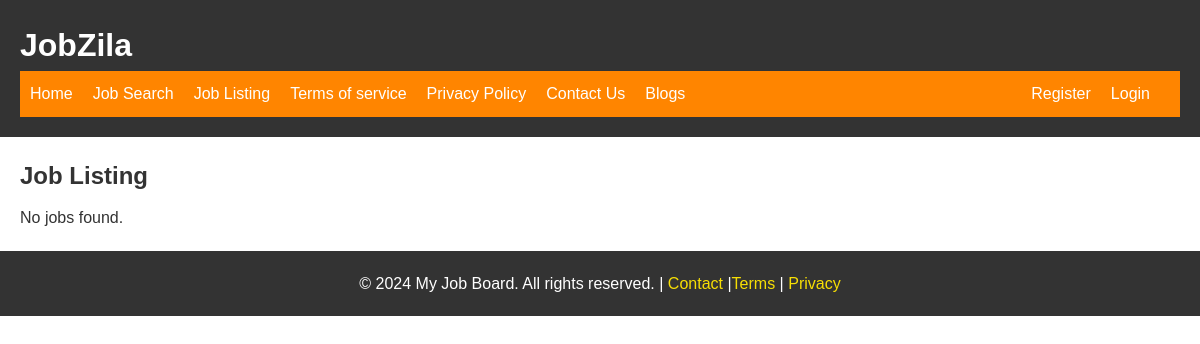
The app's page /jobs/, older data.
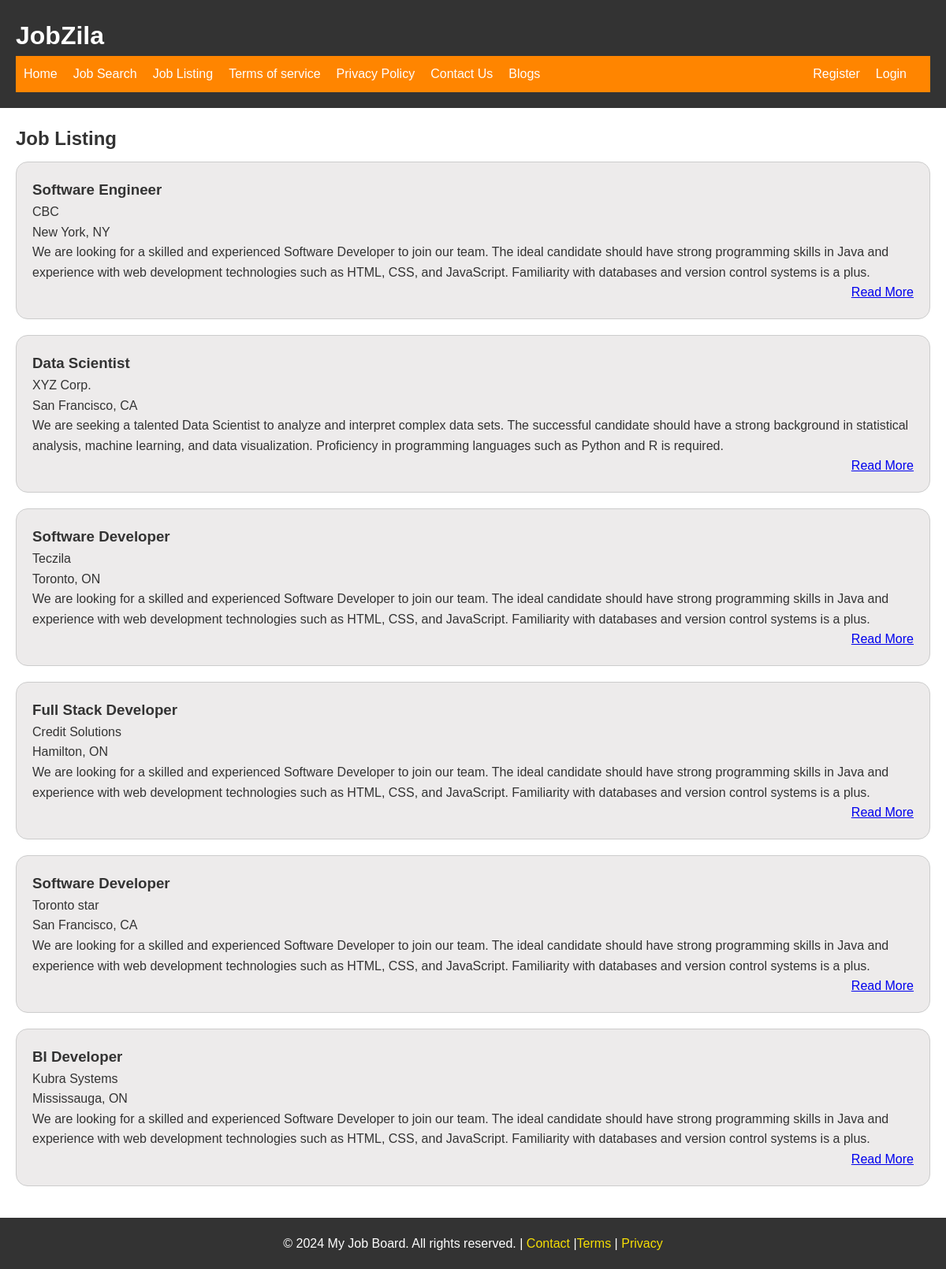
The same page, newer data.
### jobs/models.py (models this page shows, shortened)
class Job(models.Model):
    title = models.CharField(max_length=90)
    location = models.CharField(max_length=100)
    company = models.CharField(max_length=200)
    salaryrange = models.CharField(max_length=200)
    jobtype = models.CharField(max_length=100)
    description = models.TextField()
    status = models.BooleanField(default=True)
    applylink = models.URLField()
    postdate = models.DateTimeField(auto_now_add=True)
    expirydate = models.DateTimeField(auto_now_add=True)
    user = models.ForeignKey(User, on_delete=models.CASCADE, default=None)

### jobs/views.py (the view)
# urls.py: path("", views.jobs_list, name="joblist"),
def jobs_list(request):
    jobs = Job.objects.all()
    return render(request, "joblisting.html", {"jobs": jobs})

### jobs/templates/joblisting.html
{% extends "masterpage.html" %} {% block title%} Jobzila Home{% endblock title%}
{% block maincontent %}
<section id="joblist-section">
  <h2>Job Listing</h2>
  <div class="joblisting-div">
      {% for jobs in jobs %}
      <div class="job-listing">
          <h3>  {{ jobs.title }} </h3>
          <p>{{ jobs.company }}</p>
          <p>{{jobs.location}}</p>
          <p>{{jobs.description}}</p>
          <p class="learn-more"><a href="#">Read More</a></p>
      </div>
      {% empty %}
            <p>No jobs found.</p>
          {% endfor %}
  </div>
</section>
{% endblock %}

### templates/masterpage.html (shortened to what this page needs)
<!DOCTYPE html>
{% load static %}
<html lang="en">
  <head>
    <link rel="stylesheet" href="{% static 'css/style.css' %}" />
  </head>
  <body>
    <header>
      <h1>JobZila</h1>
      <nav>
        <div class="menu-container">
        <ul id="nav-links">
          <li><a href="/">Home</a></li>
          <li><a href="/jobsearch">Job Search</a></li>
          <li><a href="{% url 'jobs:joblist'%}">Job Listing</a></li>
          <li><a href="/terms">Terms of service</a></li>
          <li><a href="/privacy">Privacy Policy</a></li>
          <li><a href="/contactus">Contact Us</a></li>
          <li><a href="{% url 'blogs:bloglist'%}">Blogs</a></li>
          <div class="right-align">
              {% if user.is_authenticated %}
            <form method="POST" class="logout" action="{% url 'users:logout' %}">
              {% csrf_token %}
                <button class="logout-button" >Logout</button>
              </form>
            {% else  %}
            <li><a href="{% url 'users:register'%}">Register</a></li>
            <li><a href="{% url 'users:login'%}">Login</a></li>
            {% endif %}
          </div>
        </ul>
      </div>
      </nav>
    </header>
    <main>{% block maincontent %}{% endblock %}</main>
    <footer>
      <p>
        &copy; 2024 My Job Board. All rights reserved. |
        <a href="/contactus">Contact </a> |<a href="/terms">Terms</a> |
        <a href="/privacy">Privacy</a>
      </p>
    </footer>
  </body>
</html>

### static/css/style.css (style rules this page uses)
* { margin: 0; padding: 0; }
body { font-family: 'Gill Sans', 'Gill Sans MT', Calibri, 'Trebuchet MS', sans-serif; font-size: 16px; line-height: 1.6; color: #333; }
header { background-color: #333; color: #fff; padding: 20px; }
header h1 { margin: 0; }
nav { background-color: #ff8500; color: #fff; padding: 10px; }
nav ul { list-style: none; margin:0; padding: 0; display: flex; justify-content: flex-start; align-items: center; }
nav ul li { margin-right: 20px; }
nav ul .right-align { margin-left: auto; display: flex; align-items: center; }
nav ul li a { color: white; text-decoration: none; }
footer { background-color: #333; color: #fff; text-align: center; padding: 20px; }
footer p a { color: #f7df04; text-decoration: none; }
#joblist-section { padding: 20px; }
#joblist-section h2 { margin-bottom: 10px; }
.job-listing { margin-bottom: 20px; border: 1px solid #ccc; padding: 20px; border-radius: 15px; background-color: #edebeb; }
.learn-more { text-align: right; }
#nav-links { display: flex; flex-direction: row; }
#nav-links li { display: block; }

Row changes from the older to the newer data that the page shows:
added Job: title "Software Engineer", company "CBC", location "New York, NY", description "We are looking for a skilled and experienced Software Developer to join our team. The ideal candidate should have strong programming skills in Java and experience with web development technologies such as HTML, CSS, and JavaScript. Familiarity with databases and version control systems is a plus."
added Job: title "Data Scientist", company "XYZ Corp.", location "San Francisco, CA", description "We are seeking a talented Data Scientist to analyze and interpret complex data sets. The successful candidate should have a strong background in statistical analysis, machine learning, and data visualization. Proficiency in programming languages such as Python and R is required."
added Job: title "Software Developer", company "Teczila", location "Toronto, ON", description "We are looking for a skilled and experienced Software Developer to join our team. The ideal candidate should have strong programming skills in Java and experience with web development technologies such as HTML, CSS, and JavaScript. Familiarity with databases and version control systems is a plus."
added Job: title "Full Stack Developer", company "Credit Solutions", location "Hamilton, ON", description "We are looking for a skilled and experienced Software Developer to join our team. The ideal candidate should have strong programming skills in Java and experience with web development technologies such as HTML, CSS, and JavaScript. Familiarity with databases and version control systems is a plus."
added Job: title "Software Developer", company "Toronto star", location "San Francisco, CA", description "We are looking for a skilled and experienced Software Developer to join our team. The ideal candidate should have strong programming skills in Java and experience with web development technologies such as HTML, CSS, and JavaScript. Familiarity with databases and version control systems is a plus."
added Job: title "BI Developer", company "Kubra Systems", location "Mississauga, ON", description "We are looking for a skilled and experienced Software Developer to join our team. The ideal candidate should have strong programming skills in Java and experience with web development technologies such as HTML, CSS, and JavaScript. Familiarity with databases and version control systems is a plus."
Text that changed along with them:
text no longer shown: "No jobs found."
